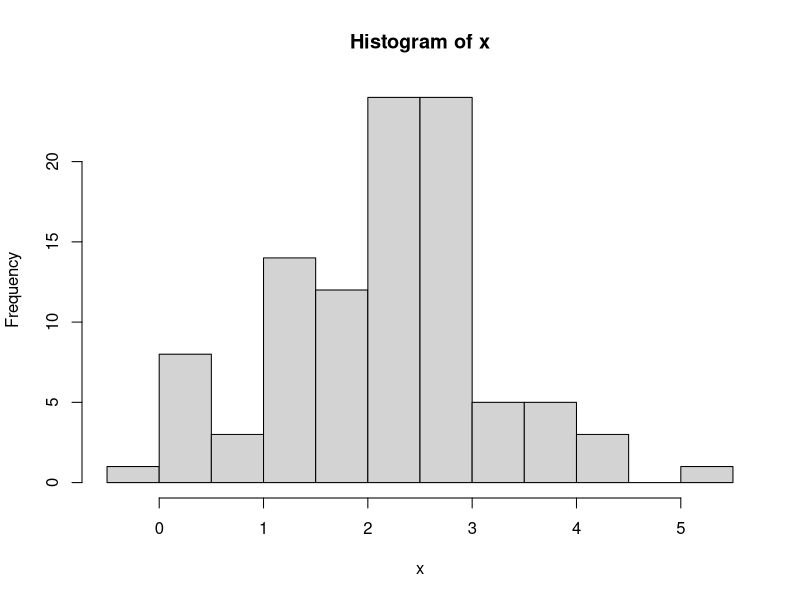
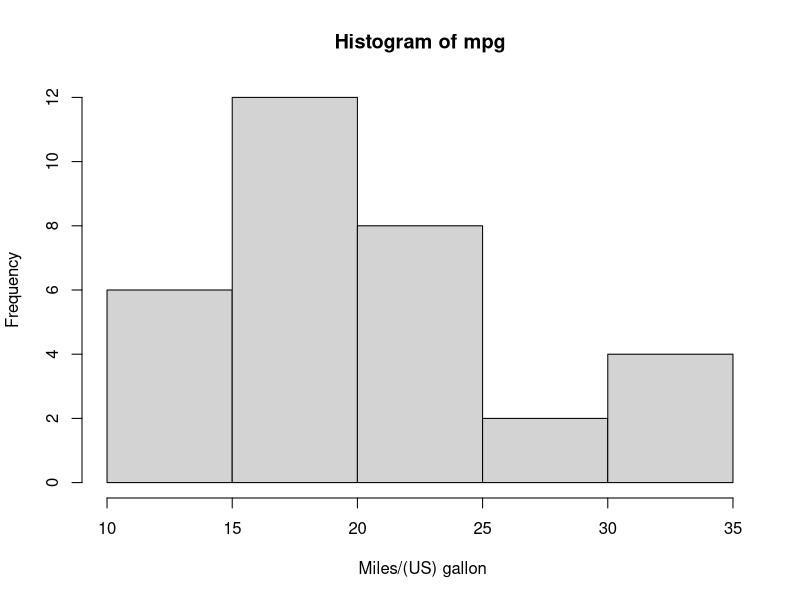
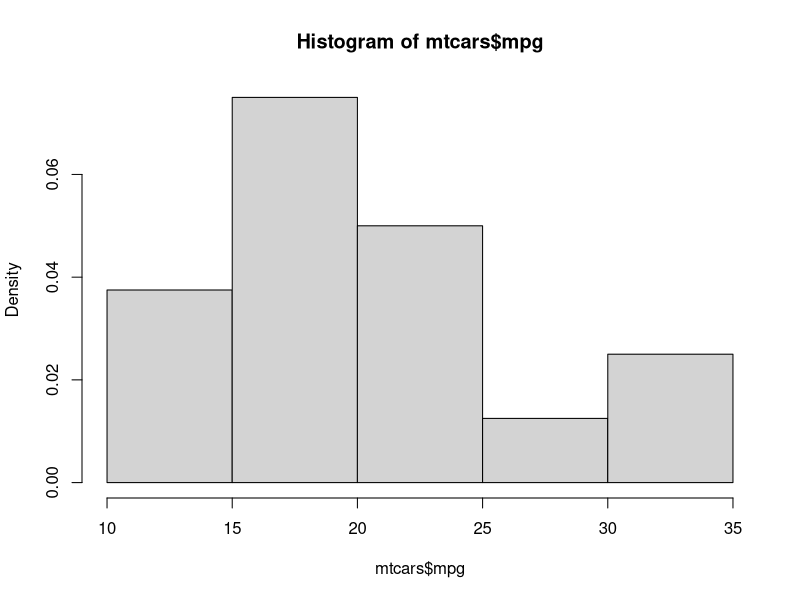
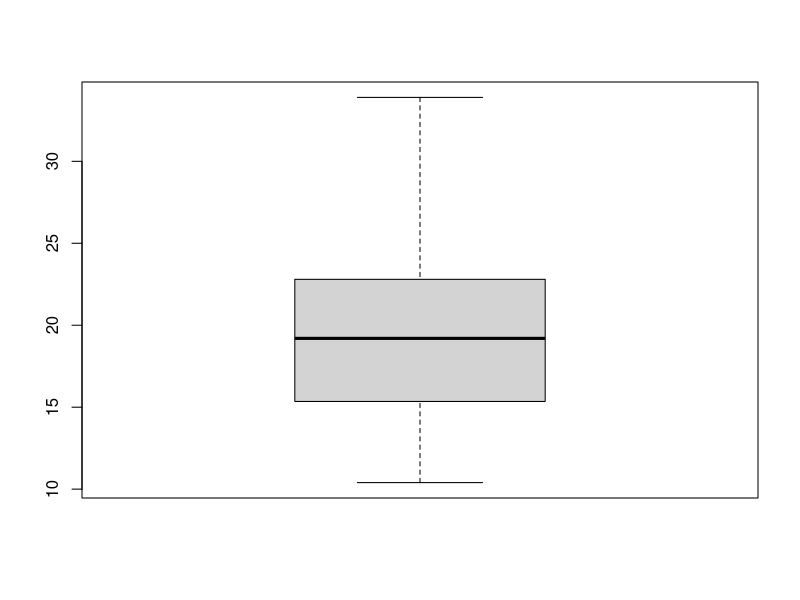
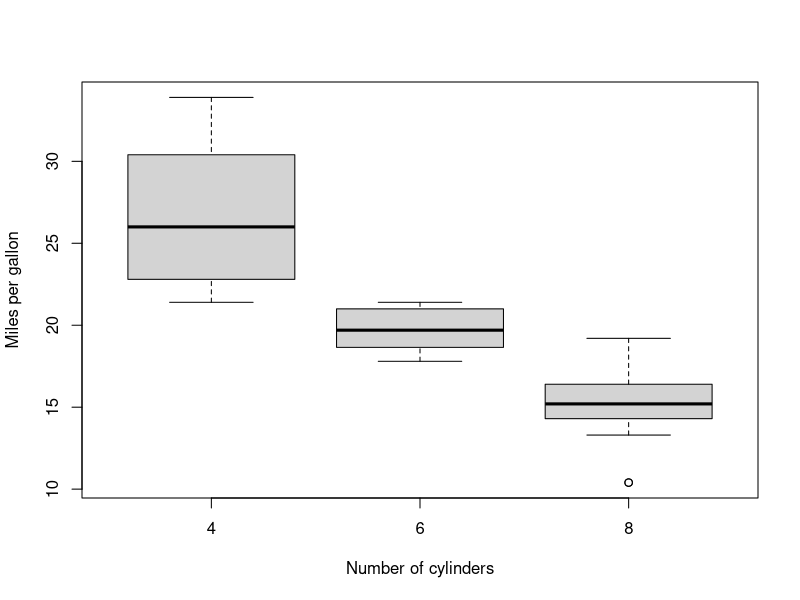
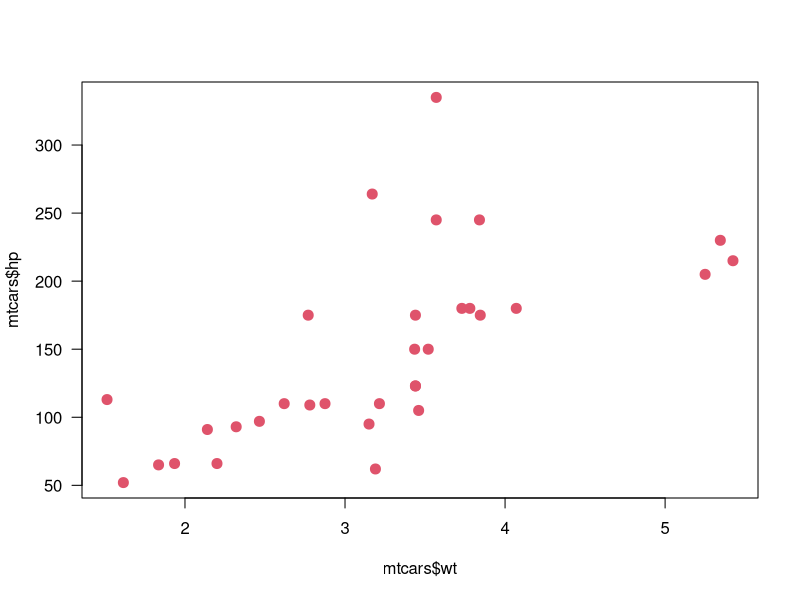
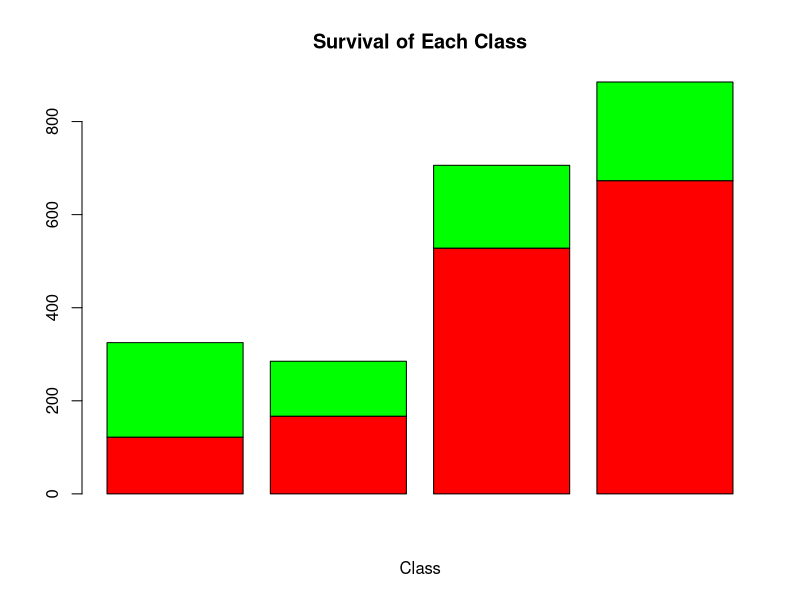
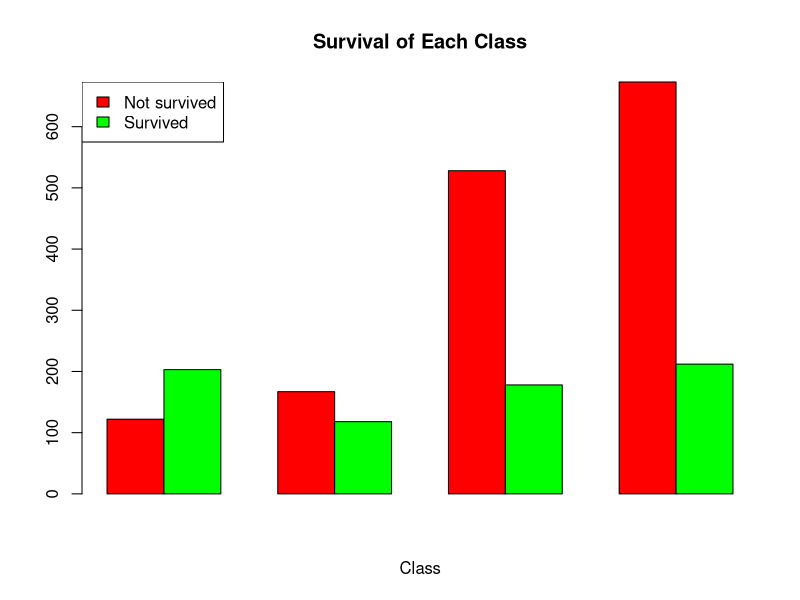

These charts were generated, in order, by the following R code:
## ---- chunk 1
knitr::opts_chunk$set(comment = ">",
                      cache = TRUE,
                      cache.path = "./cache/")
options(htmltools.dir.version = FALSE,
        dplyr.width = 60,
        dplyr.print_min = 5,
        dplyr.print_max = 5)
## ---- chunk 2
# addition
1 + 1

# subtraction
4 - 2

# multiplication
2 * 3

# division
5 / 3
## ---- chunk 3
# power
4 ^ 2

# Reminder of the division
# of 5 by 3
5 %% 3

# Integer part of the
# division of 5 by 3
5 %/% 3  
## ---- chunk 4
# numeric
1.2

# character
"Hello"

# integer
10L
## ---- chunk 5
# logical
TRUE #or just T
FALSE #or just F
## ---- chunk 6
x <- 2.14
x

y = T
y

z <- "1"
z
## ---- chunk 7
x * 100
x + y
## ---- chunk 8
x <- c(10, 20, 30, 40)
x
x[1]
## ---- chunk 9
x <- c(10, "A")
x
## ---- chunk 10
m <- matrix(1:6, nrow = 2, ncol = 3)
m
m[1,1]
m[2,]
m[,3]
## ---- chunk 11
x <- list(1:5, "Z", TRUE, c("a", "b"))
x
x[[2]]
## ---- chunk 12
x <- data.frame(var1 = 1:3, var2 = c("A", "B", "C"))
x
x$var1
x[,2]
## ---- chunk 13
x <- 1:10
x
length(x)
## ---- chunk 14
# Create a sequence
seq(from = 0, to = 10, by = 2)

# no need to write all arguments' names
seq(0, 10, 2)

# Repeat a pattern
rep(c("M", "F"), 5)

# Sort
sort(c(1, 35, 29, -19))
## ---- chunk 15
2 <= 3
2 == as.numeric("2")

x <- 1:5
x > 3
sum(x > 3)
## ---- chunk 16
x <- 1:5
y <- 7:3

comp <- rep(NA, 5)
comp
for(i in 1:5){
  comp[i] <- x[i] > y[i] # Element-wise comparison
}
comp

ifelse(x > y, 1, 0) # Vectorized version
## ---- chunk 17
x <- rnorm(100, mean = 2, sd = 1)
x[1:5]

hist(x)
## ---- chunk 18
gender <- rep(c("F", "M"), times = 3:2)
gender
gender <- as.factor(gender)
gender
## ---- chunk 19
age <- rnorm(100, 25, 2)
age_cat <- cut(age, breaks = c(0, 10, 25, 99))
age_cat[1:5]
## ---- chunk 20
x <- sample.int(5, 30, replace = T)
x[1:5]
mean(x)
median(x)
quantile(x, probs = c(.25, .5, .75))
## ---- chunk 21
table(x)
prop.table(table(x))
## ---- chunk 22
freq <- table(x)
freq[freq == max(freq)]
## ---- chunk 23
z <- rnorm(100, mean = 10, sd = 2)
var(x)
sd(x)
range(x) # returns min/max values
max(x) - min(x)
IQR(x)
quantile(x, .75) - quantile(x, .25)
## ---- chunk 24
centered_moment <- function(x, r = 2) {
  n <- length(x)
  m <- mean(x)
  return(sum((x - m)^r/n))
}

m2 <- centered_moment(z, 2)
m3 <- centered_moment(z, 3)
m4 <- centered_moment(z, 4)

# Skewness
m3/(m2^1.5)

# Kurtosis
m4/(m2^2)
## ---- chunk 25
head(mtcars)
freq <- table(mtcars$gear)
prop.table(freq)
## ---- chunk 26
freq <- table(mtcars$vs, mtcars$am)
freq
chisq.test(freq)
## ---- chunk 27
hist(mtcars$mpg, main = "Histogram of mpg",
     xlab = " Miles/(US) gallon")
## ---- chunk 28
hist(mtcars$mpg, freq = FALSE)
## ---- chunk 29
boxplot(mtcars$mpg)
## ---- chunk 30
boxplot(mpg ~ cyl, data = mtcars,
        ylab = "Miles per gallon",
        xlab = "Number of cylinders")
## ---- chunk 31
plot(x = mtcars$wt, y = mtcars$hp,
     pch = 20, col = 2, las = 1, cex=2)
## ---- chunk 32
dt <- rbind(c(122, 167, 528, 673),
            c(203, 118, 178, 212))

barplot(dt, main = "Survival of Each Class",
        xlab = "Class", col = c("red","green"))
## ---- chunk 33
barplot(dt, main = "Survival of Each Class",
        xlab = "Class", col = c("red","green"),
        beside = TRUE)
legend("topleft", c("Not survived","Survived"),
       fill = c("red","green"))
